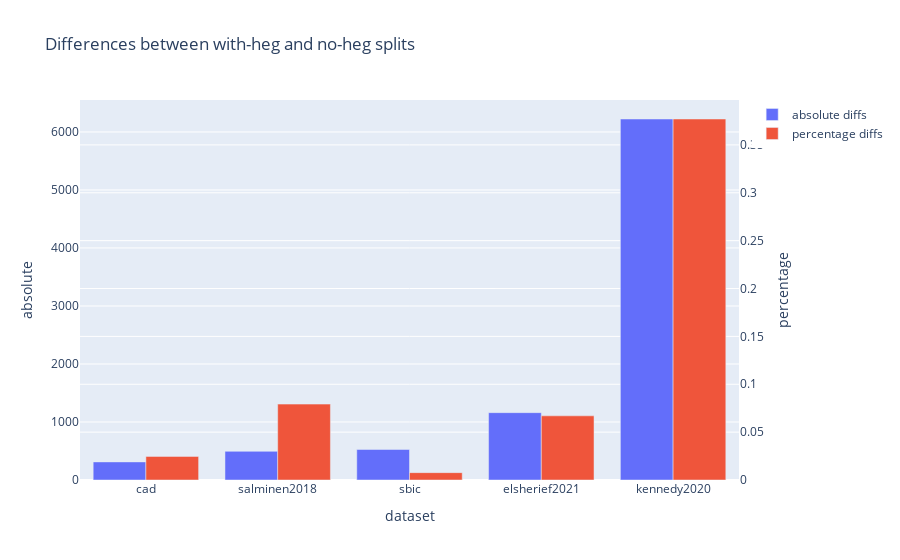

The notebook cell this image was saved under:
### Code cell
import plotly.graph_objects as go
from plotly.subplots import make_subplots

fig = go.Figure(
    data=[
        go.Bar(x=diffs_df.index, y=diffs_df.absolute, yaxis='y', offsetgroup=1, name='absolute diffs'),
        go.Bar(x=diffs_df.index, y=diffs_df.percentage, yaxis='y2', offsetgroup=2, name='percentage diffs'),
    ],
    layout={
        'yaxis': {'title': 'absolute'},
        'yaxis2': {'title': 'percentage', 'overlaying': 'y', 'side': 'right'},
    }
)

fig.update_xaxes(title_text='dataset')

# fig = make_subplots(specs=[[{'secondary_y': True}]])

# fig.add_trace(
#     go.Bar(x=diffs_df.index, y=diffs_df.absolute),
#     secondary_y=False
# )

# fig.add_trace(
#     go.Bar(x=diffs_df.index, y=diffs_df.percentage),
#     secondary_y=True
# )

# fig.update_layout(title_text='Differences between with-heg and no-heg splits')
# fig.update_xaxes(title_text='dataset')
# fig.update_yaxes(title_text='absolute', secondary_y=False)
# fig.update_yaxes(title_text='percentage', secondary_y=True)

fig.update_layout(title_text='Differences between with-heg and no-heg splits')
fig.update_layout(barmode='group')
fig.show()

### Figure 1 — Plotly figure (JSON) as saved in the notebook; plotly's stock layout.template omitted (floating-point values rounded to 4 significant figures)
{"data": [{"name": "absolute diffs", "offsetgroup": "1", "type": "bar", "x": ["cad", "salminen2018", "sbic", "elsherief2021", "kennedy2020"], "y": [312, 494, 526, 1161, 6223], "yaxis": "y"}, {"name": "percentage diffs", "offsetgroup": "2", "type": "bar", "x": ["cad", "salminen2018", "sbic", "elsherief2021", "kennedy2020"], "y": [0.02467, 0.07926, 0.007698, 0.06702, 0.3771], "yaxis": "y2"}], "layout": {"autosize": true, "barmode": "group", "title": {"text": "Differences between with-heg and no-heg splits"}, "xaxis": {"autorange": true, "range": [-0.5, 4.5], "title": {"text": "dataset"}, "type": "category"}, "yaxis": {"autorange": true, "range": [0, 6551.0], "title": {"text": "absolute"}, "type": "linear"}, "yaxis2": {"autorange": true, "overlaying": "y", "range": [0, 0.3969], "side": "right", "title": {"text": "percentage"}, "type": "linear"}}}
